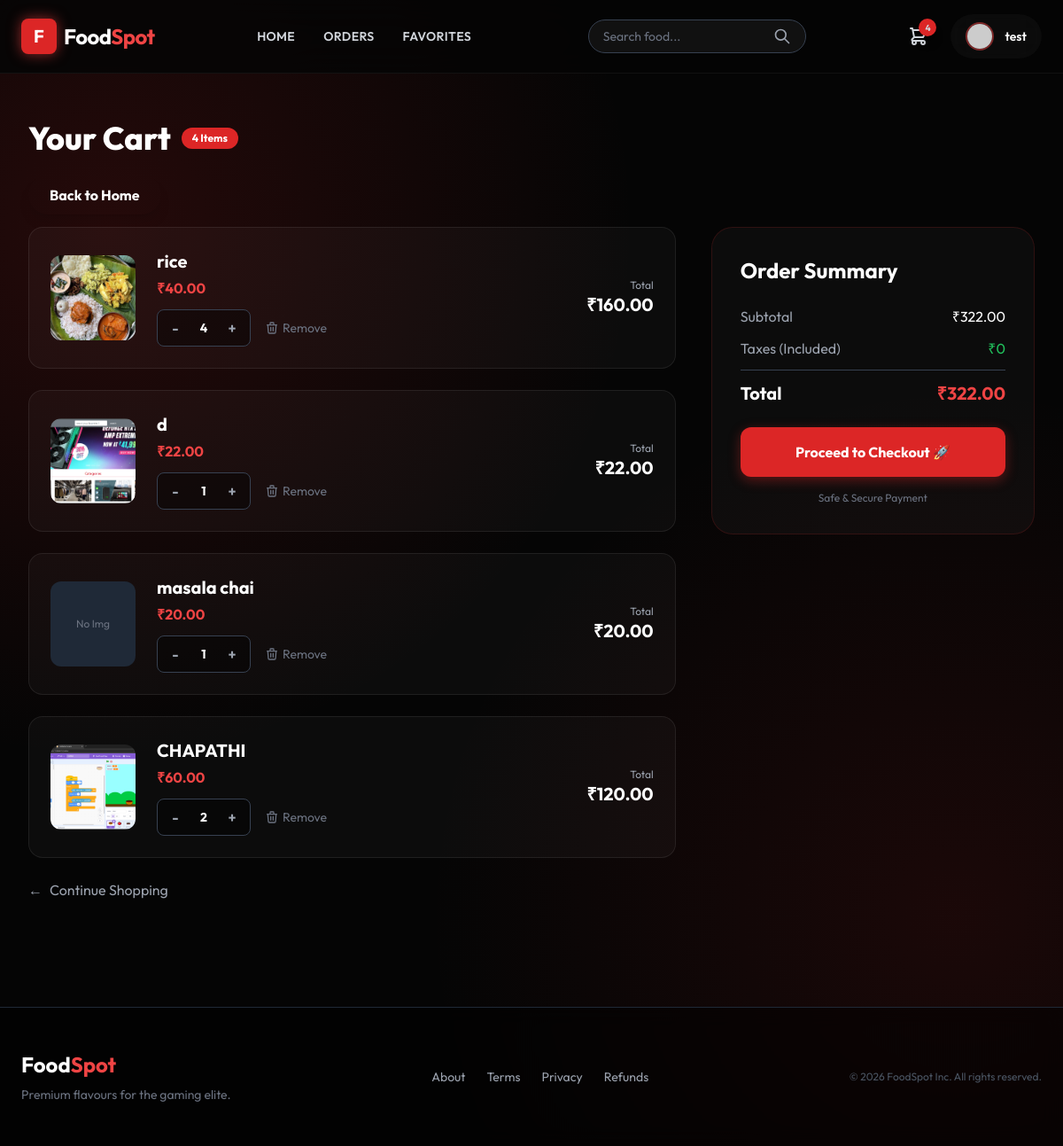
The app's page /cart/ (signed in), older data.
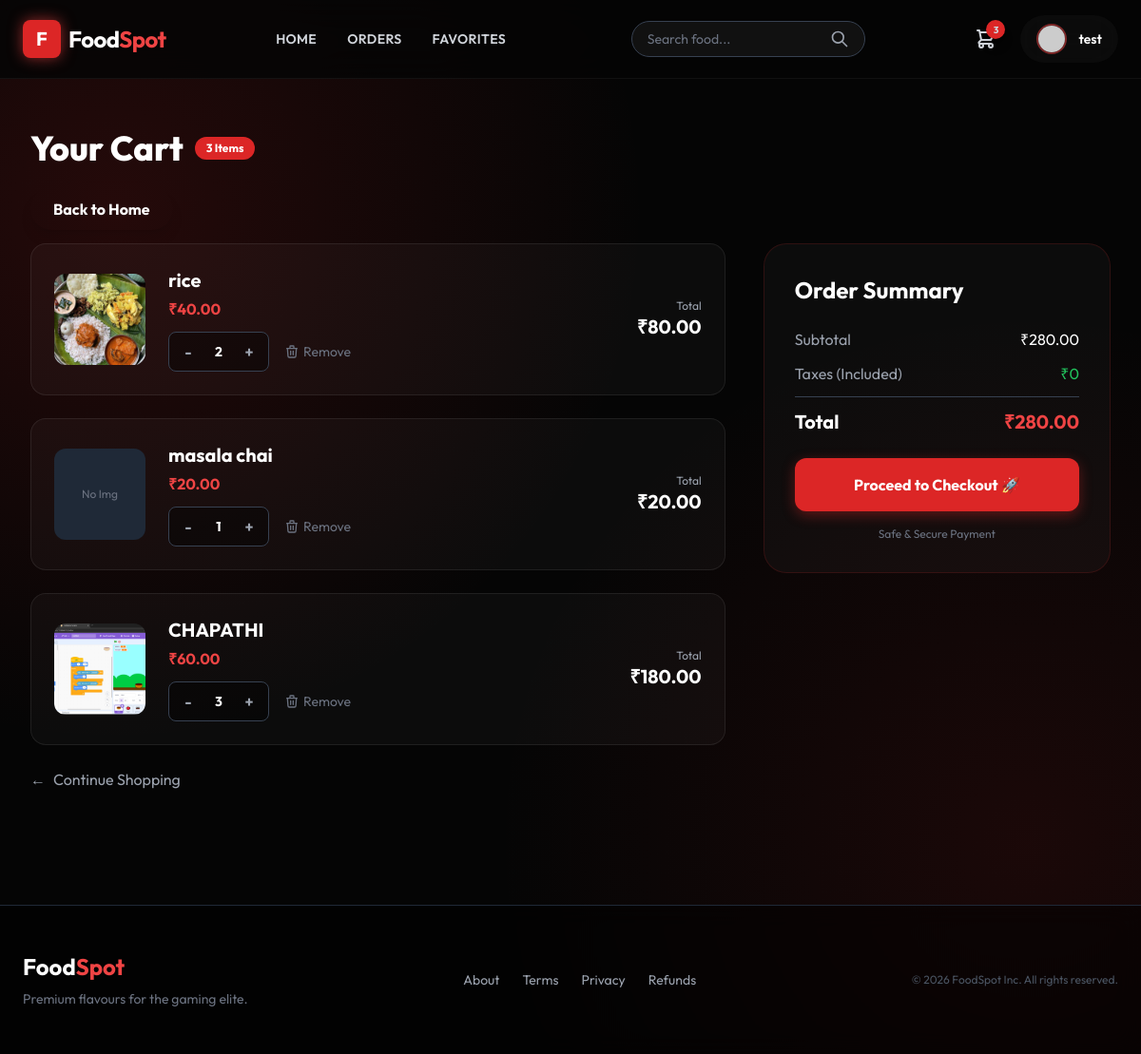
The same page, newer data.
### menu/models.py (models this page shows, shortened)
class Cart(models.Model):
    item = models.ForeignKey(Product, on_delete=models.CASCADE)
    user = models.ForeignKey(User, on_delete=models.CASCADE)
    qty = models.IntegerField(null=False, default=1)
    date = models.DateTimeField(auto_now_add=True)
    def total_price(self):
        return self.qty * self.item.selling_price

class Product(models.Model):
    category = models.ForeignKey(Category, on_delete=models.CASCADE)
    name = models.CharField(max_length=150, null=False, blank=False)
    product_image = models.ImageField(upload_to='images', null=True, blank=True)
    quantity = models.IntegerField(null=False, blank=False, default=0)
    original_price = models.DecimalField(max_digits=10, decimal_places=2, null=False)
    selling_price = models.DecimalField(max_digits=10, decimal_places=2, null=False)
    description = models.TextField(max_length=300, null=False)
    is_veg = models.BooleanField(default=False)

### menu/views.py (the view)
# urls.py: path("cart/", CartView.as_view(), name="cart"),
@method_decorator(signin_required, name="dispatch")
@method_decorator(never_cache, name="dispatch")
class CartView(View):
    def get(self, request):
        cart_items = Cart.objects.filter(user=request.user)
        total = sum(item.item.selling_price * item.qty for item in cart_items)
        return render(request, "menu/cart.html", {
            "data": cart_items,
            "total_price": total
        })

### menu/views.py (called while the page is built)
def signin_required(fn):
    def wrapper(request, *args, **kwargs):
        if not request.user.is_authenticated:
            return redirect("login")
        return fn(request, *args, **kwargs)
    return wrapper

### menu/templates/menu/cart.html (shortened to what this page needs)
{% extends 'menu/base.html' %}
{% block content %}
<div class="max-w-6xl mx-auto py-10">
    <div class="flex items-center gap-3 mb-8">
        <h2 class="text-4xl font-extrabold text-white">Your Cart</h2>
        <span class="bg-red-600 text-white text-xs font-bold px-3 py-1 rounded-full">{{ data|length }} Items</span>
    </div>
     <a href="{% url 'home' %}"
            class="bg-white-600 hover:bg-red-700 text-white font-bold py-3 px-6 rounded-full shadow-lg transition transform hover:scale-105">
            Back to Home
        </a>
        <br>
        <br>
    {% if data %}
    <div class="flex flex-col lg:flex-row gap-10">
        <div class="lg:w-2/3 space-y-6">
            {% for item in data %}
            <div class="glass p-6 rounded-2xl flex items-center gap-6 relative group overflow-hidden">
                <div class="w-24 h-24 rounded-xl overflow-hidden flex-shrink-0">
                    {% if item.item.product_image %}
                    <img src="{{ item.item.product_image.url }}" class="w-full h-full object-cover">
                    {% else %}
                    <div class="w-full h-full bg-gray-800 flex items-center justify-center text-xs text-gray-500">No Img
                    </div>
                    {% endif %}
                </div>
                <div class="flex-grow">
                    <h3 class="text-xl font-bold text-white mb-1">{{ item.item.name }}</h3>
                    <p class="text-red-500 font-bold mb-3">₹{{ item.item.selling_price }}</p>
                    <div class="flex items-center gap-4">
                        <div class="flex items-center bg-black/40 rounded-lg p-1 border border-gray-700">
                            <form action="{% url 'decrease_qty' item.id %}" method="POST">
                                <button type="submit"
                                    class="w-8 h-8 flex items-center justify-center text-gray-400 hover:text-white transition font-bold">-</button>
                            </form>
                            <span class="w-8 text-center text-white font-bold text-sm">{{ item.qty }}</span>
                            <form action="{% url 'increase_qty' item.id %}" method="POST">
                                <button type="submit"
                                    class="w-8 h-8 flex items-center justify-center text-gray-400 hover:text-white transition font-bold">+</button>
                            </form>
                        </div>
                        <a href="{% url 'delete_cart' item.id %}"
                            class="text-gray-500 hover:text-red-500 transition text-sm flex items-center gap-1">
                            <svg xmlns="http://www.w3.org/2000/svg" class="h-4 w-4" fill="none" viewBox="0 0 24 24"
                                stroke="currentColor">
                                <path stroke-linecap="round" stroke-linejoin="round" stroke-width="2"
                                    d="M19 7l-.867 12.142A2 2 0 0116.138 21H7.862a2 2 0 01-1.995-1.858L5 7m5 4v6m4-6v6m1-10V4a1 1 0 00-1-1h-4a1 1 0 00-1 1v3M4 7h16" />
                            </svg>
                            Remove
                        </a>
                    </div>
                </div>
                <div class="text-right hidden sm:block">
                    <p class="text-gray-400 text-xs">Total</p>
                    <p class="text-xl font-bold text-white">₹{{ item.total_price }}</p>
                </div>
            </div>
            {% endfor %}
            <a href="{% url 'home' %}"
                class="inline-flex items-center gap-2 text-gray-400 hover:text-white transition mt-4">
                <span>&larr;</span> Continue Shopping
            </a>
        </div>
        <div class="lg:w-1/3">
            <div class="glass p-8 rounded-3xl border border-red-900/30 sticky top-24">
                <h3 class="text-2xl font-bold text-white mb-6">Order Summary</h3>
                <div class="space-y-3 mb-6">
                    <div class="flex justify-between text-gray-400">
                        <span>Subtotal</span>
                        <span class="text-white">₹{{ total_price }}</span>
                    </div>
                    <div class="flex justify-between text-gray-400">
                        <span>Taxes (Included)</span>
                        <span class="text-green-500">₹0</span>
                    </div>
                    <div class="border-t border-gray-700 pt-3 flex justify-between text-xl font-bold text-white">
                        <span>Total</span>
                        <span class="text-red-500">₹{{ total_price }}</span>
                    </div>
                </div>
                <a href="{% url 'checkout' %}"
                    class="block w-full bg-red-600 hover:bg-red-700 text-white font-bold py-4 rounded-xl text-center shadow-[0_4px_14px_0_rgba(220,38,38,0.39)] hover:shadow-[0_6px_20px_rgba(220,38,38,0.23)] hover:-translate-y-0.5 transition ease-in-out">
                    Proceed to Checkout 🚀
                </a>
                <p class="text-center text-gray-500 text-xs mt-4">Safe & Secure Payment</p>
            </div>
        </div>
    </div>
    {% endif %}
</div>
{% endblock %}

### menu/templates/menu/base.html (shortened to what this page needs)
{% load static %}
<!DOCTYPE html>
<html lang="en">
<head>
    <script src="https://cdn.tailwindcss.com"></script>
</head>
<body class="flex flex-col min-h-screen">
    <nav class="glass-nav fixed w-full z-50 transition-all duration-300">
        <div class="max-w-7xl mx-auto px-6 py-4 flex justify-between items-center">
            <a href="{% url 'home' %}" class="flex items-center gap-2 group">
                <div
                    class="w-10 h-10 bg-red-600 rounded-lg flex items-center justify-center transform group-hover:rotate-12 transition duration-300 shadow-[0_0_15px_rgba(239,68,68,0.6)]">
                    <span class="text-white font-bold text-xl">F</span>
                </div>
                <span class="text-2xl font-bold tracking-tight group-hover:text-red-500 transition">Food<span
                        class="text-red-500">Spot</span></span>
            </a>
            {% if user.is_authenticated %}
            <div class="hidden md:flex items-center space-x-8 text-sm font-semibold uppercase tracking-wide">
                <a href="{% url 'home' %}" class="relative group text-gray-300 hover:text-white transition">
                    Home
                </a>
                <a href="{% url 'my_orders' %}" class="relative group text-gray-300 hover:text-white transition">
                    Orders
                </a>
                <a href="{% url 'favorites' %}" class="relative group text-gray-300 hover:text-white transition">
                    Favorites
                </a>
            </div>
            {% endif %}
            {% block search_bar %}
            <form action="{% url 'search' %}" method="GET"
                class="hidden md:flex items-center bg-white/5 border border-gray-700 rounded-full px-4 py-2 ml-4 focus-within:border-red-500/50 focus-within:bg-white/10 transition">
                <input type="text" name="q" placeholder="Search food..."
                    class="bg-transparent border-none text-sm text-white placeholder-gray-500 focus:outline-none w-48">
                <button type="submit" class="text-gray-400 hover:text-white transition">
                    <svg xmlns="http://www.w3.org/2000/svg" class="h-5 w-5" fill="none" viewBox="0 0 24 24"
                        stroke="currentColor">
                        <path stroke-linecap="round" stroke-linejoin="round" stroke-width="2"
                            d="M21 21l-6-6m2-5a7 7 0 11-14 0 7 7 0 0114 0z" />
                    </svg>
                </button>
            </form>
            {% endblock %}
            <div class="flex items-center space-x-6">
                {% if user.is_authenticated %}
                <a href="{% url 'cart' %}" class="relative group text-gray-300 hover:text-white transition">
                    {% if user.cart_set.count > 0 %}
                    <span
                        class="absolute -top-2 -right-2 bg-red-600 text-[10px] w-5 h-5 flex items-center justify-center rounded-full font-bold shadow-lg animate-bounce">
                        {{ user.cart_set.count }}
                    </span>
                    {% endif %}
                </a>
                {% endif %}
                {% if user.is_authenticated %}
                <a href="{% url 'profile' %}"
                    class="flex items-center gap-3 glass px-4 py-2 rounded-full hover:bg-white/10 transition border-transparent hover:border-red-500/30 group">
                    <div
                        class="w-8 h-8 rounded-full overflow-hidden border-2 border-red-500/50 group-hover:border-red-500 transition">
                        {% if user.profile.profile_pic %}
                        <img src="{{ user.profile.profile_pic.url }}" class="w-full h-full object-cover">
                        {% else %}
                        <img src="https://ui-avatars.com/api/?name={{ user.username }}&background=1f2937&color=fff"
                            class="w-full h-full object-cover">
                        {% endif %}
                    </div>
                    <span class="hidden md:block font-semibold text-sm">{{ user.username }}</span>
                </a>
                {% else %}
                <a href="{% url 'login' %}"
                    class="bg-red-600 hover:bg-red-700 text-white text-sm font-bold px-6 py-2.5 rounded-full shadow-[0_4px_14px_0_rgba(220,38,38,0.39)] hover:shadow-[0_6px_20px_rgba(220,38,38,0.23)] hover:-translate-y-0.5 transition ease-in-out">
                    Login
                </a>
                {% endif %}
            </div>
        </div>
    </nav>
    <main class="flex-grow pt-24 px-4 sm:px-6 lg:px-8 max-w-7xl mx-auto w-full fade-in">
        {% block content %}
        {% endblock %}
    </main>
    <footer class="mt-20 border-t border-gray-800 bg-black/50 backdrop-blur-md">
        <div class="max-w-7xl mx-auto py-12 px-6">
            <div class="flex flex-col md:flex-row justify-between items-center gap-6">
                <div class="text-center md:text-left">
                    <h3 class="text-2xl font-bold text-white mb-2">Food<span class="text-red-500">Spot</span></h3>
                    <p class="text-gray-500 text-sm">Premium flavours for the gaming elite.</p>
                </div>
                <div class="flex space-x-6 text-sm text-gray-400">
                    <a href="{% url 'about_us' %}" class="hover:text-red-500 transition">About</a>
                    <a href="{% url 'terms' %}" class="hover:text-red-500 transition">Terms</a>
                    <a href="{% url 'privacy' %}" class="hover:text-red-500 transition">Privacy</a>
                    <a href="{% url 'refund' %}" class="hover:text-red-500 transition">Refunds</a>
                </div>
                <p class="text-gray-600 text-xs">© 2026 FoodSpot Inc. All rights reserved.</p>
            </div>
        </div>
    </footer>
</body>
</html>

### menu/templates/menu/base.html (style rules this page uses)
body { font-family: 'Outfit', sans-serif; background-color: #050505; background-image: radial-gradient(circle at 10% 20%, rgba(220, 38, 38, 0.15) 0%, transparent 40%), radial-gradient(circle at 90% 80%, rgba(220, 38, 38, 0.1) 0%, transparent 40%); color: #fff; overflow-x: hidden; }
.glass { background: rgba(255, 255, 255, 0.03); backdrop-filter: blur(16px); -webkit-backdrop-filter: blur(16px); border: 1px solid rgba(255, 255, 255, 0.08); }
.glass-nav { background: rgba(5, 5, 5, 0.85); backdrop-filter: blur(20px); border-bottom: 1px solid rgba(255, 255, 255, 0.05); }
.fade-in { animation: fadeIn 0.6s ease-out forwards; opacity: 0; transform: translateY(10px); }

Row changes from the older to the newer data that the page shows:
removed Cart: item.product_image (picture), item.name "d", item.selling_price "22.00", qty "1", total_price "22.00"
changed Cart "rice": qty "4" → "2"; total_price "160.00" → "80.00"
changed Cart "CHAPATHI": qty "2" → "3"; total_price "120.00" → "180.00"
Text that changed along with them:
{{ user.cart_set.count }}: "4" → "3"
{{ data|length }}: "4" → "3"
{{ total_price }}: "322.00" → "280.00"
